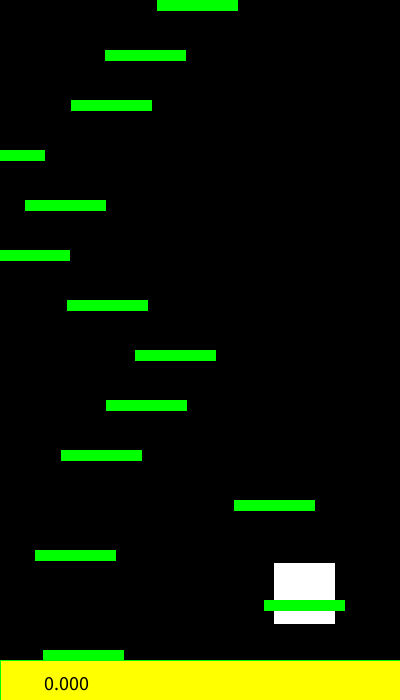
Frame 1 (no input)
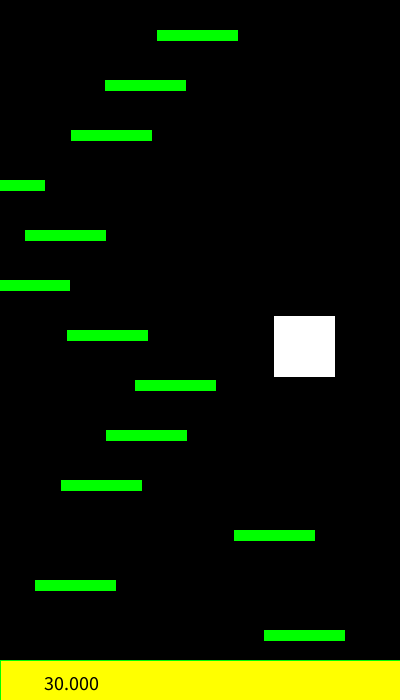
Frame 60 (the mouse pressed at the canvas centre just before this capture)
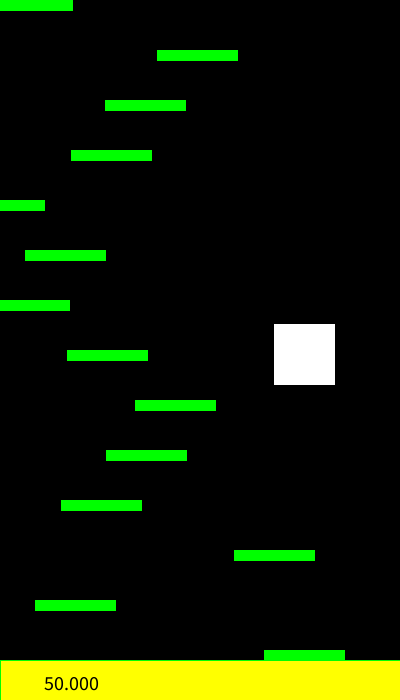
Frame 120 (the mouse held since frame 60 and released just before this capture)

The Processing sketch that drew these frames (run headless with seeded random() and noise(); from frame 60 on, the mouse is pressed at the canvas centre):

// Processing sketch: doodlejump
// ── doodlejump.pde
final float       GRAVITY_CONSTANT = 0.5;       // The higher this is, the faster the player falls.
float             SCREEN_OFFSET = 0;            // This increases as the player moves up - THIS IS THE SCORE
float             GAP = 50;                     // Current distance between platforms - grows as game gets harder
float             CAMERA_SPEED = 5;             // How fast the camera moves if you jump higher                 
boolean           PLAYING = true;


// Gameplay objects
Player              player; 
ArrayList<Platform> platforms = new ArrayList<Platform>();   // start of array=bottom of screen, end of array=top of screen


void setup() {
  size(400, 700);
  background(0);
  
  // Construct the initial platforms
  for (int y=height; y>=0; y-=GAP) 
    platforms.add(new Platform(random(0, width-Platform.w), y));
  
  // Construct the player
  player = new Player(platforms.get(2).x, platforms.get(2).y-20);
}

/** Main drawing loop **/
void draw() {
  background(0);
  
  // Check for a key press.
  if (keyPressed) {
    if (keyCode==LEFT) {
      player.shiftLeft();
    } else if (keyCode==RIGHT) {
      player.shiftRight();
    } else if (keyCode==UP) {
    }
  }

  // Make new platforms
  // - If the highest platform is visible, keep creating platforms until it you go offscreen
  while (platforms.get(platforms.size()-1).y>-SCREEN_OFFSET) {
    platforms.add(new Platform(random(0, width-Platform.w), platforms.get(platforms.size()-1).y-GAP));
    GAP += 1;
  }

  // Destroy old platforms below the bottom of the screen.
  if (platforms.size() > 0) {
    while (platforms.get(0).y > height-SCREEN_OFFSET) {
      platforms.remove(0);
    }
  }


  // Move screen up, if the player crosses the centerline
  if (player.y < height/2-SCREEN_OFFSET) {
    SCREEN_OFFSET += CAMERA_SPEED;
  }
  
  // Move the screen to the correct position
  pushMatrix();
  translate(0, SCREEN_OFFSET);
  
    // Move the player - e.g gravity and its current vx, vy
    player.move();
    player.draw();
  
    // Draw the platforms, and check for collision
    for (Platform p : platforms) {
      player.collideWith(p);
      p.draw();
    }   
  popMatrix();
  
  // Draw scoreboard
  textSize(20);
  fill(255, 255, 0);
  rect(0, height-40, width, height-40);
  fill(0, 0, 0);
  
  if (PLAYING) {
    text(SCREEN_OFFSET, 40, height-10);
  } else {
    text("You lose", 40, height-10);
  }
}

// ── Platform.pde
class Platform {
  public String type;
  public  float x;                 // the center x of the platform
  public  float y;                 // the top y of the platform
  public static final int w = 80;  // width
  public static final int h = 10;  // height
  
  public Platform(float x, float y) {
    this.x = x;
    this.y = y;
    this.type = "normal";
  }
  
  public Platform(float x, float y, String s) {
    this.x = x;
    this.y = y;
    this.type = s;
  }
    
  public void draw() {
    rectMode(CORNER);
    fill(0, 255, 0);
    stroke(0, 255, 0);
    rect(this.x-w/2, y, w, h);
  }
}  

// ── Player.pde
class Player {
  private final float UPWARDS_MAX = 13;
  private color       fillColor = color(255, 255, 255);
  public float        x;
  public float        y;
  private float       r = 30;
  private float       vy = UPWARDS_MAX;
  private float       push_speed = 6;
  
  // Constructor
  public Player(float x, float y) {
    this.x = x;
    this.y = y;
  }
  
  // Draw the player
  public void draw() {
    rectMode(RADIUS);
    fill(fillColor);
    stroke(fillColor);
    rect(this.x, this.y, r, r);
  }
  
  /* Move the player based on its vx, vy, and apply gravity.*/
  public void move() {
    vy += GRAVITY_CONSTANT/2;
    y += vy;    
    vy += GRAVITY_CONSTANT/2;
    
    // Wrap around
    if (x < 0)             {x = width;} 
    else if (x > width)    {x = 0;}
    
    // Lose condition - touches bottom
    if (y+r > height-SCREEN_OFFSET)  {PLAYING=false;} 
  }
  
  /** Given a platform, does the player collide with the platform's TOP EDGE **/
  public boolean collideWith(Platform p) {
    double leftEdge = x-r;
    double rightEdge = x+r;
    double topEdge = y-r;
    double downEdge = y+r;
    double platformL = p.x-Platform.w/2;
    double platformR = p.x+Platform.w/2;
    double platformT = p.y;
    double platformD = p.y-Platform.h;
    if ((vy >= 0 && downEdge > platformT && y < p.y) && ((platformL-leftEdge)*(leftEdge-platformR)>=0 || (platformL-rightEdge)*(rightEdge-platformR)>=0)) {
      vy = UPWARDS_MAX; 
      vy = -abs(vy);
      return true;
    }
    return false;
  }
   
  // On keypress, directly move the player.
  public void shiftLeft()   {x -= push_speed;}
  public void shiftRight()  {x += push_speed;}
}
